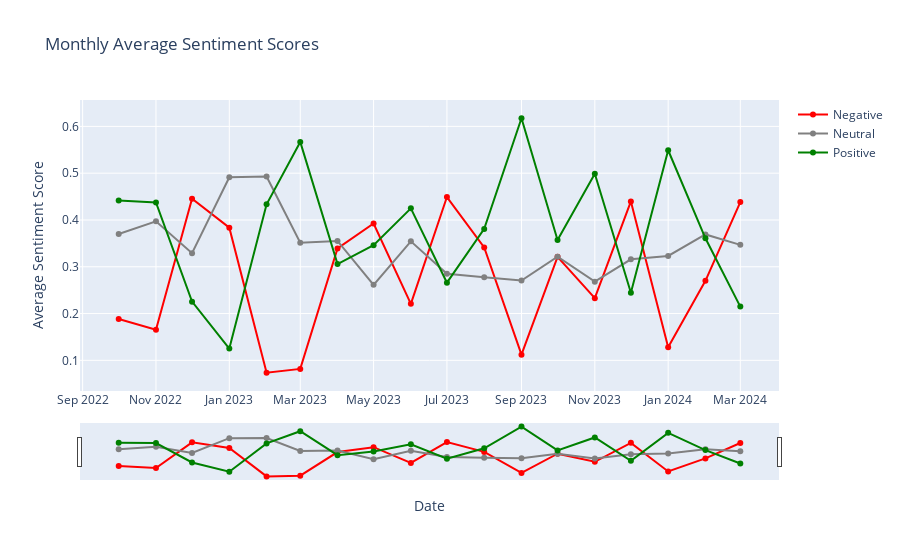

Source (notebook cell):
### Code cell
import pandas as pd
import plotly.graph_objects as go
from plotly.subplots import make_subplots

# Load your CSV file
data = pd.read_csv('C:\Data Science\data\Rishi oct 22 to mar 24.csv')

# Convert 'PublishedAt' to datetime and sort
data['PublishedAt'] = pd.to_datetime(data['PublishedAt'])
data_sorted = data.sort_values('PublishedAt')

# Calculate monthly averages for each sentiment type
monthly_averages = data_sorted.groupby(data_sorted['PublishedAt'].dt.to_period('M')).agg({
    'roberta_neg': 'mean',
    'roberta_neu': 'mean',
    'roberta_pos': 'mean'
}).reset_index()

# Convert 'YearMonth' back to datetime for plotting
monthly_averages['PublishedAt'] = monthly_averages['PublishedAt'].dt.to_timestamp()

# Create a new plot with monthly averages
fig = make_subplots(specs=[[{"secondary_y": False}]])

# Add traces
fig.add_trace(go.Scatter(x=monthly_averages['PublishedAt'], y=monthly_averages['roberta_neg'],
                         mode='lines+markers', name='Negative', line=dict(color='red')))
fig.add_trace(go.Scatter(x=monthly_averages['PublishedAt'], y=monthly_averages['roberta_neu'],
                         mode='lines+markers', name='Neutral', line=dict(color='grey')))
fig.add_trace(go.Scatter(x=monthly_averages['PublishedAt'], y=monthly_averages['roberta_pos'],
                         mode='lines+markers', name='Positive', line=dict(color='green')))

# Set layout
fig.update_layout(title_text='Monthly Average Sentiment Scores',
                  xaxis_title='Date',
                  yaxis_title='Average Sentiment Score',
                  xaxis_rangeslider_visible=True)

# Show the plot
fig.show()

### Figure 1 — Plotly figure (JSON) as saved in the notebook; plotly's stock layout.template omitted (floating-point values rounded to 4 significant figures)
{"data": [{"line": {"color": "red"}, "mode": "lines+markers", "name": "Negative", "type": "scatter", "x": ["2022-10-01T00:00:00", "2022-11-01T00:00:00", "2022-12-01T00:00:00", "2023-01-01T00:00:00", "2023-02-01T00:00:00", "2023-03-01T00:00:00", "2023-04-01T00:00:00", "2023-05-01T00:00:00", "2023-06-01T00:00:00", "2023-07-01T00:00:00", "2023-08-01T00:00:00", "2023-09-01T00:00:00", "2023-10-01T00:00:00", "2023-11-01T00:00:00", "2023-12-01T00:00:00", "2024-01-01T00:00:00", "2024-02-01T00:00:00", "2024-03-01T00:00:00"], "y": [0.1884, 0.1654, 0.4456, 0.3836, 0.07358, 0.08167, 0.3391, 0.3924, 0.2208, 0.449, 0.3413, 0.112, 0.3212, 0.2329, 0.4396, 0.1278, 0.27, 0.4383]}, {"line": {"color": "grey"}, "mode": "lines+markers", "name": "Neutral", "type": "scatter", "x": ["2022-10-01T00:00:00", "2022-11-01T00:00:00", "2022-12-01T00:00:00", "2023-01-01T00:00:00", "2023-02-01T00:00:00", "2023-03-01T00:00:00", "2023-04-01T00:00:00", "2023-05-01T00:00:00", "2023-06-01T00:00:00", "2023-07-01T00:00:00", "2023-08-01T00:00:00", "2023-09-01T00:00:00", "2023-10-01T00:00:00", "2023-11-01T00:00:00", "2023-12-01T00:00:00", "2024-01-01T00:00:00", "2024-02-01T00:00:00", "2024-03-01T00:00:00"], "y": [0.3702, 0.3972, 0.3289, 0.4912, 0.493, 0.3515, 0.3552, 0.2614, 0.3544, 0.285, 0.2778, 0.2707, 0.3215, 0.2682, 0.316, 0.3232, 0.3691, 0.3468]}, {"line": {"color": "green"}, "mode": "lines+markers", "name": "Positive", "type": "scatter", "x": ["2022-10-01T00:00:00", "2022-11-01T00:00:00", "2022-12-01T00:00:00", "2023-01-01T00:00:00", "2023-02-01T00:00:00", "2023-03-01T00:00:00", "2023-04-01T00:00:00", "2023-05-01T00:00:00", "2023-06-01T00:00:00", "2023-07-01T00:00:00", "2023-08-01T00:00:00", "2023-09-01T00:00:00", "2023-10-01T00:00:00", "2023-11-01T00:00:00", "2023-12-01T00:00:00", "2024-01-01T00:00:00", "2024-02-01T00:00:00", "2024-03-01T00:00:00"], "y": [0.4414, 0.4374, 0.2255, 0.1252, 0.4335, 0.5668, 0.3057, 0.3462, 0.4249, 0.266, 0.3809, 0.6173, 0.3573, 0.4989, 0.2445, 0.549, 0.3609, 0.2148]}], "layout": {"title": {"text": "Monthly Average Sentiment Scores"}, "xaxis": {"anchor": "y", "domain": [0, 1], "rangeslider": {"visible": true}, "title": {"text": "Date"}}, "yaxis": {"anchor": "x", "domain": [0, 1], "title": {"text": "Average Sentiment Score"}}}}
